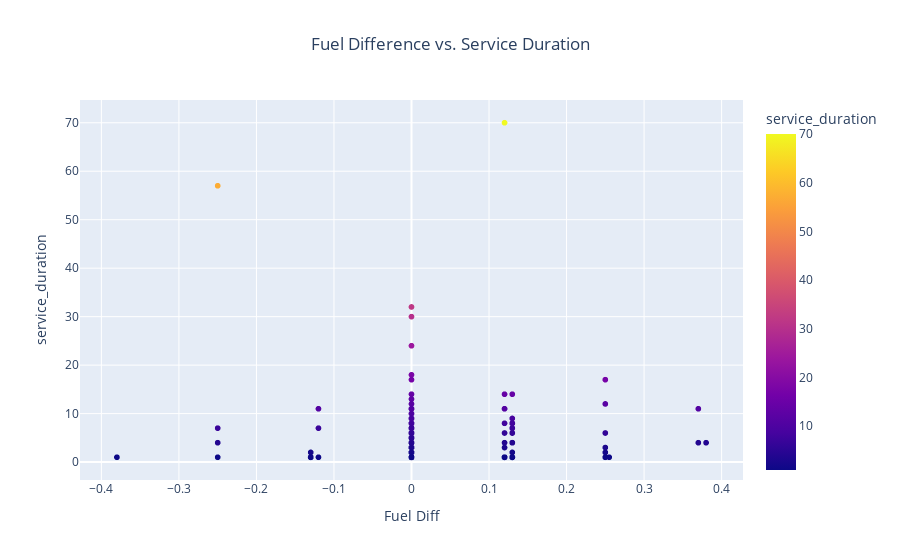

Notebook source saved alongside this figure:
### Code cell
fig = px.scatter(df, x='Fuel Diff', y='service_duration',color='service_duration', title='Fuel Difference vs. Service Duration')
fig.update_layout(title_x=0.5)
fig.show()

### Figure 1 — Plotly figure (JSON) as saved in the notebook; plotly's stock layout.template omitted (floating-point values rounded to 4 significant figures; data arrays with more than 128 entries replaced by an {"elided": "..."} marker saying what was removed)
{"data": [{"hovertemplate": "Fuel Diff=%{x}<br>service_duration=%{marker.color}<extra></extra>", "legendgroup": "", "marker": {"color": {"elided": "1499 int values"}, "coloraxis": "coloraxis", "symbol": "circle"}, "mode": "markers", "name": "", "showlegend": false, "type": "scattergl", "x": {"elided": "1499 float values"}, "xaxis": "x", "y": {"elided": "1499 int values"}, "yaxis": "y"}], "layout": {"coloraxis": {"colorbar": {"title": {"text": "service_duration"}}, "colorscale": [[0, "#0d0887"], [0.1111, "#46039f"], [0.2222, "#7201a8"], [0.3333, "#9c179e"], [0.4444, "#bd3786"], [0.5556, "#d8576b"], [0.6667, "#ed7953"], [0.7778, "#fb9f3a"], [0.8889, "#fdca26"], [1, "#f0f921"]]}, "legend": {"tracegroupgap": 0}, "title": {"text": "Fuel Difference vs. Service Duration", "x": 0.5}, "xaxis": {"anchor": "y", "domain": [0, 1], "title": {"text": "Fuel Diff"}}, "yaxis": {"anchor": "x", "domain": [0, 1], "title": {"text": "service_duration"}}}}
